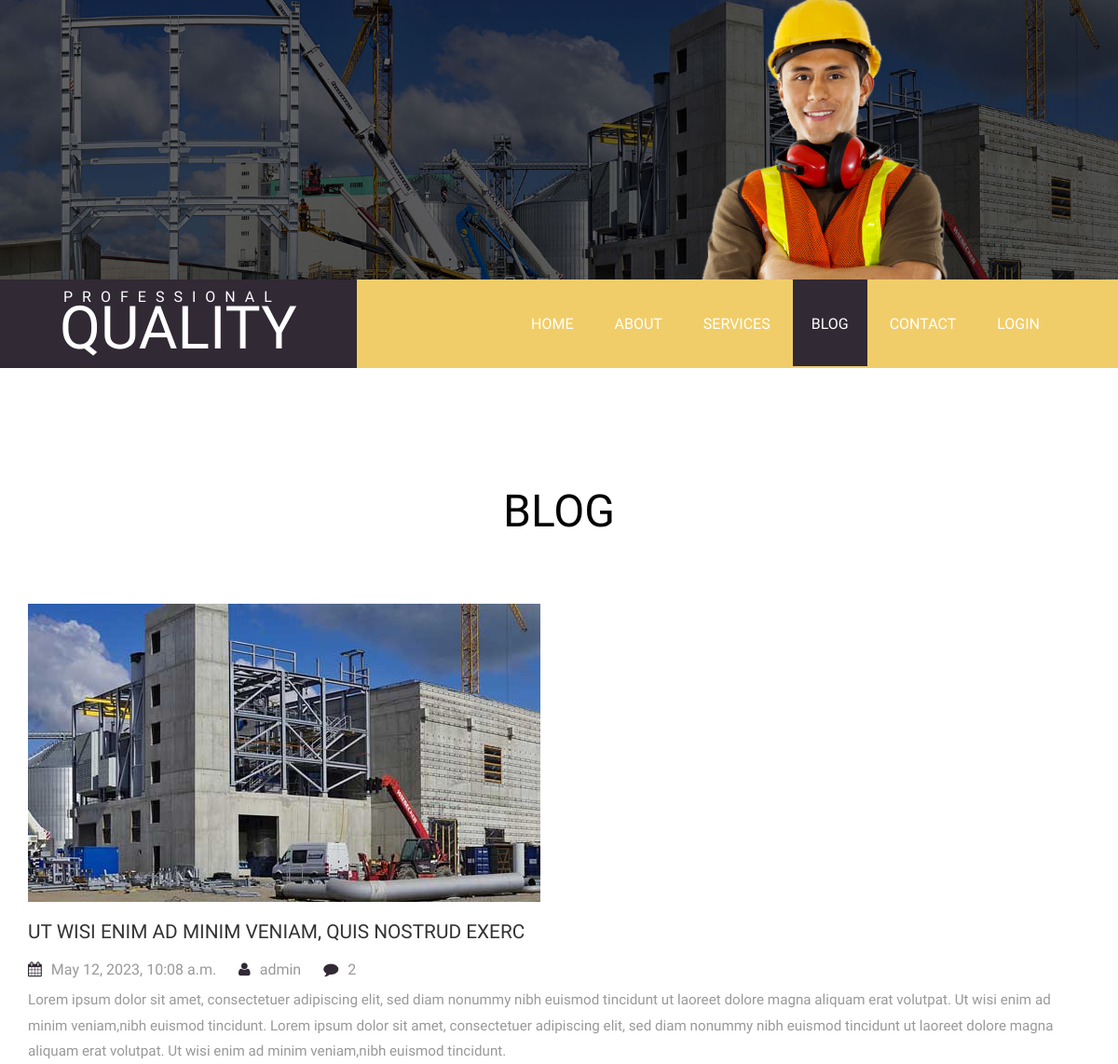
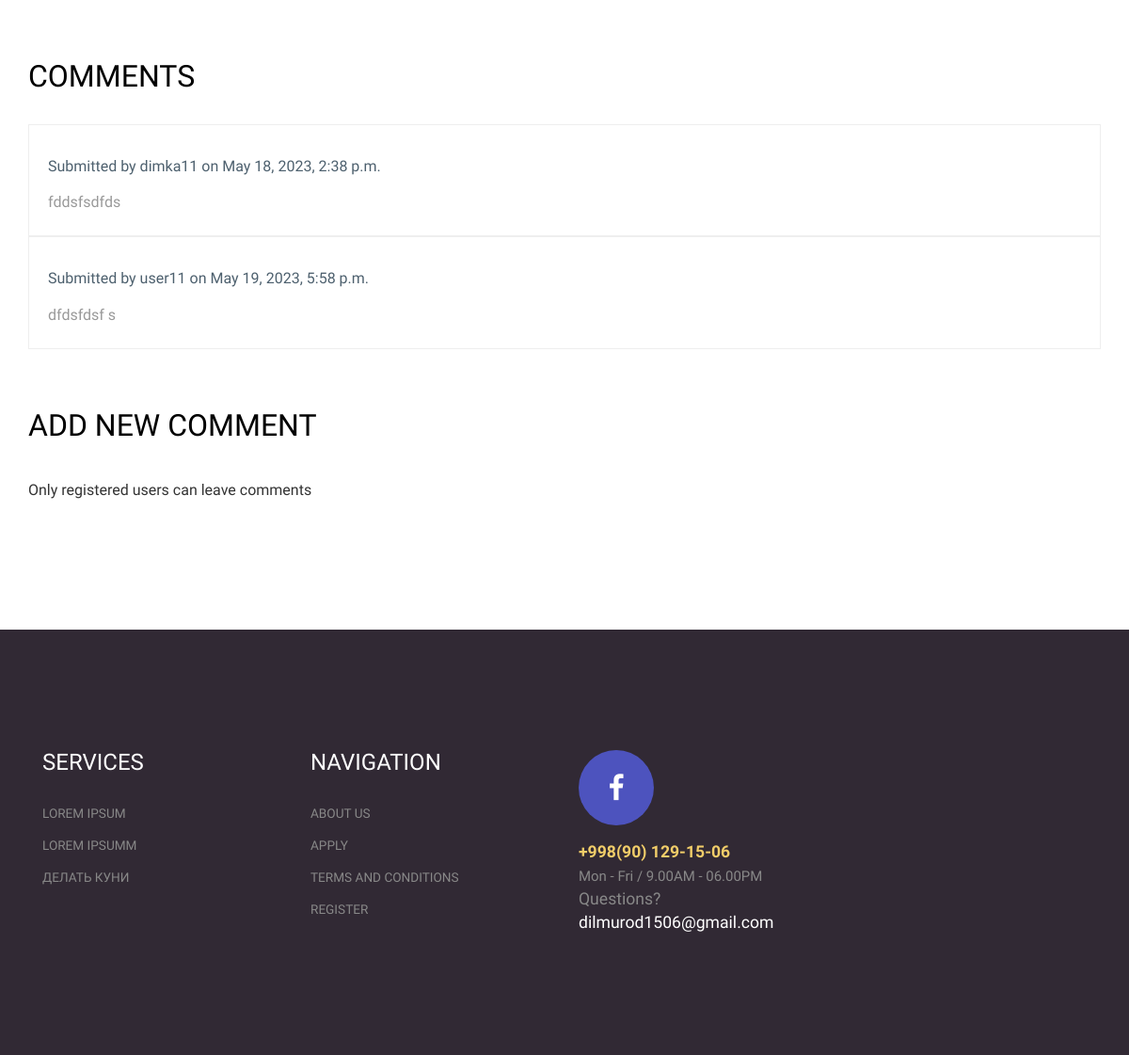
The page /blog/ut-wisi-enim-ad-minim-veniam-quis-nostrud-exerc/ on the database its author committed (2 pictures, top to bottom).
### pages/models.py (models this page shows, shortened)
class Blog(models.Model):
    title = models.CharField(verbose_name="Название блога", max_length=150, unique=True)
    descr = models.TextField(verbose_name="Описание блога")
    slug = models.SlugField(blank=True, null=True, unique=True)
    created_at = models.DateTimeField(verbose_name="Дата создания", auto_now_add=True)
    author = models.ForeignKey(User, on_delete=models.CASCADE, default=None, null=True)
    def get_photo_blog(self):
        photo = self.blogimage_set.all().first()
        if photo is not None:
            return photo.photo.url
        return "https://images.satu.kz/126101312_w640_h640_razdel-v-razrabotketovary.jpg"
    class Meta:
        verbose_name = "Блог"
        verbose_name_plural = "Блоги"

class BlogImage(models.Model):
    photo = models.ImageField(verbose_name="Фото", upload_to="blogs/", blank=True, null=True)
    humans = models.ForeignKey(Blog, on_delete=models.CASCADE)

class Comment(models.Model):
    author = models.ForeignKey(User, on_delete=models.CASCADE, related_name="comments")
    blog = models.ForeignKey(Blog, on_delete=models.CASCADE, related_name="comments")
    created_at = models.DateTimeField(auto_now_add=True)
    content = models.TextField(verbose_name="Comment")

class Services(models.Model):
    title = models.CharField(verbose_name="Название услуги", max_length=150, unique=True)
    descr = models.TextField(verbose_name="Описание услуги  ")
    slug = models.SlugField(blank=True, null=True, unique=True)
    class Meta:
        verbose_name = "Услугу"
        verbose_name_plural = "Услуги"

### pages/views.py (the view)
# urls.py: path("blog/<slug:slug>/", views.blog_detail_view, name="blog_detail"),
def blog_detail_view(request, slug):
    blog = Blog.objects.get(slug=slug)
    services = Services.objects.all()[:3]
    comments = blog.comments.all()
    if request.method == "POST":
        form = CommentForm(data=request.POST)
        if form.is_valid():
            form = form.save(commit=False)
            form.author = request.user
            form.blog = blog
            form.save()
            return redirect("blog_detail", slug)
    else:
        form = CommentForm()
    context = {
        "blog": blog,
        "form": form,
        "comments": comments,
        "comments_count": comments.count(),
        "services": services,
    }
    return render(request, "pages/blog_detail.html", context)

### templates/pages/blog_detail.html (shortened to what this page needs)
{% extends 'base.html' %}
{% block title1 %}
<div class="header_about"></div>
{% endblock title1 %}
{% block content %}
<div class="grid_4">
    <div class="container">
        <h1 class="blog_head">Blog</h1>
        <div class="blog_grid">
            <div class="blog_box">
                <img src="{{ blog.get_photo_blog }}" class="img-responsive" alt=""/>
                <h3>{{ blog.title }}</h3>
                <div class="links">
                    <ul>
                        <li><i class="fa blog-icon fa-calendar"> </i><span>{{ blog.created_at }}</span></li>
                        <li><i class="fa blog-icon fa-user"> </i><span>{{ blog.author }}</span></li>
                        {% if not comments_count %}
                        <li><i class="fa blog-icon fa-comment"> </i><span>No comments</span></li>
                        {% else %}
                        <li><i class="fa blog-icon fa-comment"> </i><span>{{ comments_count }}</span></li>
                        {% endif %}
                    </ul>
                </div>
                <p>{{ blog.descr }}</p>
            </div>
        </div>
        <div class="comment">
            <h2>Comments</h2>
            {% for comment in comments %}
            <ul class="comment-list">
                <li>
                    <div class="desc1">
                        <div class="extra">
                            <time pubdate="" datetime="2014-03-30T14:47:59">
                                Submitted by {{ comment.author }} on {{ comment.created_at }}
                            </time>
                        </div>
                        <p>{{ comment.content }}</p>
                    </div>
                    <div class="clearfix"></div>
                </li>
            </ul>
            {% empty %}
            <h3>No comments...</h3>
            {% endfor %}
        </div>
        <div class="comments-area">
            <h3>Add New Comment</h3>
            {% if request.user.is_authenticated %}
            <form method="post">
                {% csrf_token %}
                {{ form }}
                <label class="btn1 btn2 btn-8 btn-8c"><input type="submit" value="Submit Comment"></label>
            </form>
            {% else %}
            <p>Only registered users can leave comments</p>
            {% endif %}
        </div>
    </div>
</div>
{% endblock content %}

### templates/base.html (shortened to what this page needs)
{% load static %}
<!DOCTYPE HTML>
<html>
<head>
    <link href="{% static 'css/bootstrap.css' %}" rel='stylesheet' type='text/css'/>
    <link href="{% static 'css/style.css' %}" rel='stylesheet' type='text/css'/>
    <link href="{% static 'css/font-awesome.css' %}" rel="stylesheet">
    <link href="{% static 'css/animate.css' %}" rel='stylesheet' type='text/css'/>
</head>
<body>
{% block title1 %}
{% endblock title1 %}
<div class="header-home">
    <div class="fixed-header">
        <div class="logo">
            <a href="{% url 'home' %}">
                <span class="secondary">Professional</span>
                <span class="main">Quality</span>
            </a>
        </div>
        <div class="top-nav">
            <ul>
                <li class="{% if request.path == '/' %}active{% endif %}"><a href="{% url 'home' %}">Home</a></li>
                <li class="{% if 'about' in request.path %}active{% endif %}"><a href="{% url 'about' %}">About</a></li>
                <li class="{% if 'services' in request.path %}active{% endif %}"><a
                        href="{% url 'services' %}">Services</a></li>
                <li class="{% if 'blog' in request.path %}active{% endif %}"><a href="{% url 'blog' %}">Blog</a></li>
                <li class="{% if 'contact' in request.path %}active{% endif %}"><a
                        href="{% url 'contact' %}">Contact</a></li>
                {% if not request.user.is_authenticated %}
                <li class="{% if 'login' in request.path %}active{% endif %}"><a href="{% url 'login' %}">Login</a></li>
                {% else %}
                <li><a href="{% url 'logout' %}">Logout</a></li>
                {% endif %}
            </ul>
        </div>
        <div class="clearfix"></div>
    </div>
</div>
{% block content %}
{% endblock content %}
{% if 'registration' in request.path or 'login' in request.path %}
{% else %}
<div class="footer wow fadeInRight" data-wow-delay="0.4s">
    <div class="container">
        <div class="footer_top">
            {% if 'services' in request.path %}
            {% else %}
            <div class="col-sm-3">
                <ul class="list1">
                    <h3>Services</h3>
                    {% for service in services %}
                    <li><a href="{% url 'services' %}">{{ service.title }}</a></li>
                    {% endfor %}
                </ul>
            </div>
            {% endif %}
            <div class="col-sm-3">
                <ul class="list1">
                    <h3>Navigation</h3>
                    <li><a href="{% url 'about' %}">About Us</a></li>
                    <li><a href="{% url 'contact' %}">Apply</a></li>
                    <li><a href="{% url 'services' %}">Terms and Conditions</a></li>
                    {% if request.user.is_authenticated %}
                    {% else %}
                    <li><a href="{% url 'registration' %}">Register</a></li>
                    {% endif %}
                </ul>
            </div>
            <div class="col-sm-3">
                <ul class="socials">
                    <li><a href="https://www.facebook.com/dilmurod.burhonov.94"><i class="fa fb fa-facebook"></i></a></li>
                </ul>
                <ul class="list2">
                    <li><strong class="phone">+998(90) 129-15-06</strong><br><small>Mon - Fri / 9.00AM - 06.00PM</small>
                    </li>
                    <li>Questions? <a href="mailto:dilmurod1506@gmail.com">dilmurod1506@gmail.com</a></li>
                </ul>
            </div>
            <div class="clearfix"></div>
        </div>
    </div>
</div>
{% endif %}
</body>
</html>

### static/css/style.css (style rules this page uses)
h4, h5, h6, h1, h2, h3 { margin-top: 0; }
ul, ol { margin: 0; }
p { margin: 0; }
html, body { font-family: 'PT Sans Narrow', sans-serif; font-size: 100%; background:#fff; }
body a { transition:0.5s all; -webkit-transition:0.5s all; -moz-transition:0.5s all; -o-transition:0.5s all; -ms-transition:0.5s all; }
.header-home { background:#f1cd69; z-index: 999; }
.logo { float: left; display: inline-block; background:#312934; margin-bottom: 0; padding: 0.5em 4em 1.7em; }
span.secondary { margin-left: 4px; text-transform: uppercase; letter-spacing: 10px; color: #ffffff; display: block; margin-bottom: 7px; }
span.main { color: #ffffff; display: block; text-transform: uppercase; font-size: 4em; line-height: 30px; }
.top-nav { float: right; margin: 2.3em 4em 0 0; }
.top-nav ul { padding: 0; margin: 0; }
.top-nav ul li { display: inline-block; }
.top-nav ul li a { color: #fff; text-transform: uppercase; text-decoration: none; transition: 0.5s all; -webkit-transition: 0.5s all; -o-transition: 0.5s all; -ms-transition: 0.5s all; -moz-transition: 0.5s all; padding: 38px 20px 36px 20px; }
.top-nav ul li.active a, .top-nav ul li a:hover { color:#fff; background:#312934; -webkit-transform: rotateY(70deg); -moz-transform: rotateY(70deg); -ms-transform: rotateY(70deg); transform: rotateY(70deg); }
.footer { background:#312934; padding:8em 0; }
ul.list1 { padding:0; list-style:none; }
ul.list1 h3 { color:#fff; text-transform:uppercase; margin-bottom: 1em; }
ul.list1 li a { color:#888; font-size: 0.85em; line-height:2.5em; text-transform:uppercase; }
ul.socials { padding: 0; list-style: none; margin-bottom: 1em; }
ul.socials li { display: inline-block; }
.socials li a i.fb { margin-right: 5px; height: 80px; width: 80px; display: inline-block; color: #fff; background: none; text-align: center; line-height:81px; font-size: 30px; -webkit-border-radius: 500px; -moz-border-radius: 500px; border-radius: 500px; background: #4d53be; }
ul.list2 { padding:0; list-style:none; }
.phone { color:#f1cd69; margin-bottom:20px; }
ul.list2 li { color:#888; font-size:1.1em; }
ul.list2 li a { color:#fff; }
.header_about { background: url(../images/banner.jpg) no-repeat center top; -webkit-background-size: cover; -moz-background-size: cover; -o-background-size: cover; background-size: cover; background-position: center; min-height:300px; }
.grid_4 { padding:8em 0; }
.blog_box h3 { font-size:1.3em; text-transform:uppercase; margin-top:1em; }
.blog_box p { font-size: 0.95em; color:#999; line-height:1.8em; margin-bottom: 2em; }
.links { padding:0.5em 0; }
.links ul { padding:0; list-style:none; }
.links ul li { display: inline-block; margin-right: 20px; color:#999; }
i.blog-icon { color:#312934; margin-right: 10px; }
h1.blog_head { font-size:3em; text-transform: uppercase; color:#000; text-align:center; margin-bottom:1.5em; }
.comment { margin-top:4em; }
.comment h2 { color: #000; text-transform: uppercase; margin-bottom: 1em; font-size: 2em; }
ul.comment-list { border: 1px solid #EEE; padding: 20px; list-style:none; }
ul.comment-list .desc1 { float: left; width: 90%; margin: 0; }
.extra { color: #4D606E; line-height: 1.8em; margin: 10px 0; }
.desc1 p { color: #999; line-height: 1.8em; }
.comments-area { margin-top: 4em; }
.comments-area h3 { font-size:2em; color: #000; text-transform: uppercase; margin-bottom:1em; }
.comments-area p { position: relative; padding: 8px 0; margin: 0; }

### rows shown on the page
Blog: get_photo_blog (picture), title "UT WISI ENIM AD MINIM VENIAM, QUIS NOSTRUD EXERC", created_at "May 12, 2023, 10:08 a.m.", author "admin", descr "Lorem ipsum dolor sit amet, consectetuer adipiscing elit, sed diam nonummy nibh euismod tincidunt ut laoreet dolore magna aliquam erat volutpat. Ut wisi enim ad minim veniam,nibh euismod tincidunt. Lorem ipsum dolor sit amet, consectetuer adipiscing elit, sed diam nonummy nibh euismod tincidunt ut laoreet dolore magna aliquam erat volutpat. Ut wisi enim ad minim veniam,nibh euismod tincidunt."
Comment: author "dimka11", created_at "May 18, 2023, 2:38 p.m.", content "fddsfsdfds"
Comment: author "user11", created_at "May 19, 2023, 5:58 p.m.", content "dfdsfdsf s"
Services: title "LOREM IPSUM"
Services: title "LOREM IPSUMM"
Services: title "ДЕЛАТЬ КУНИ"

### other values the page prints
{{ comments_count }} "2"
